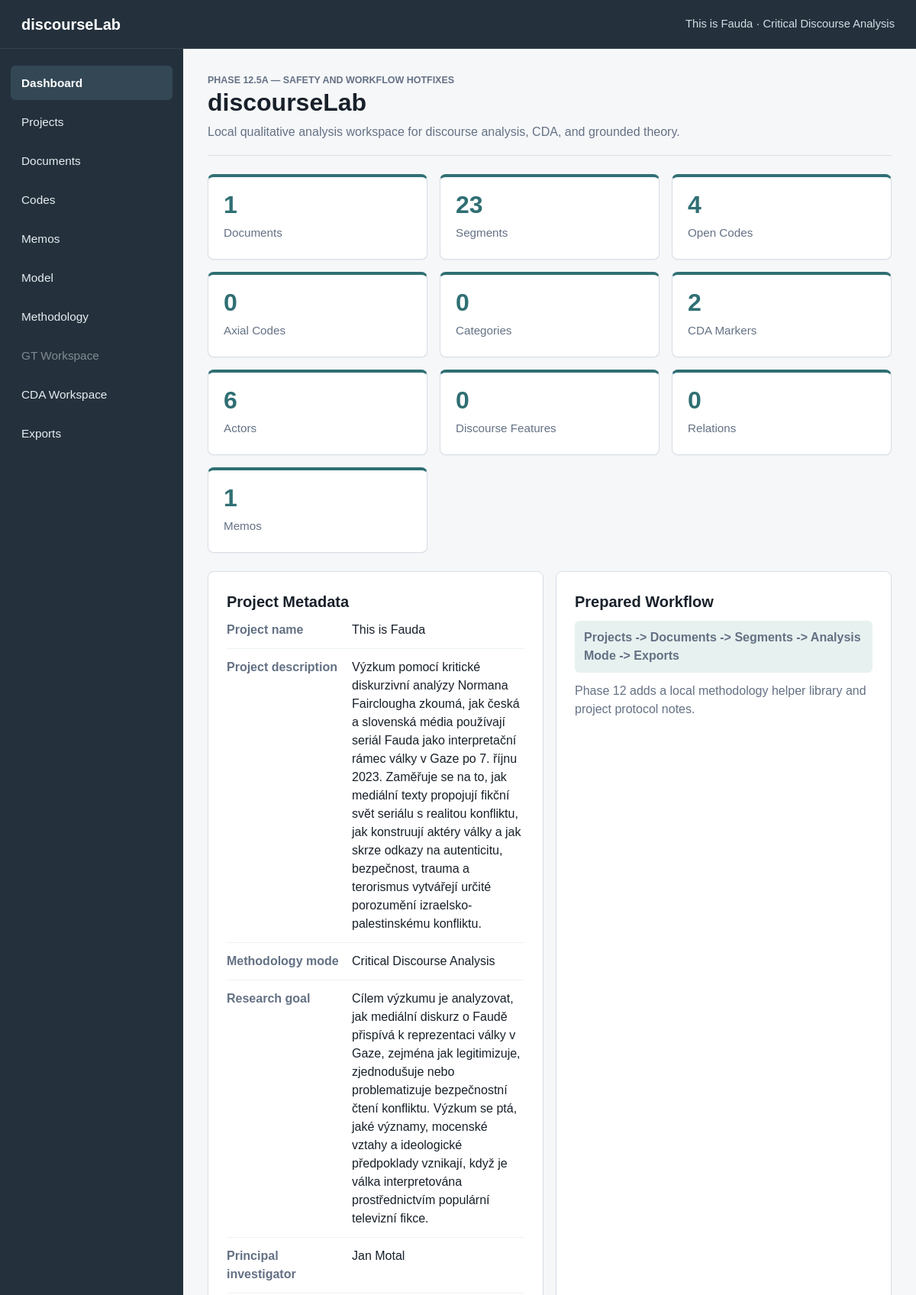
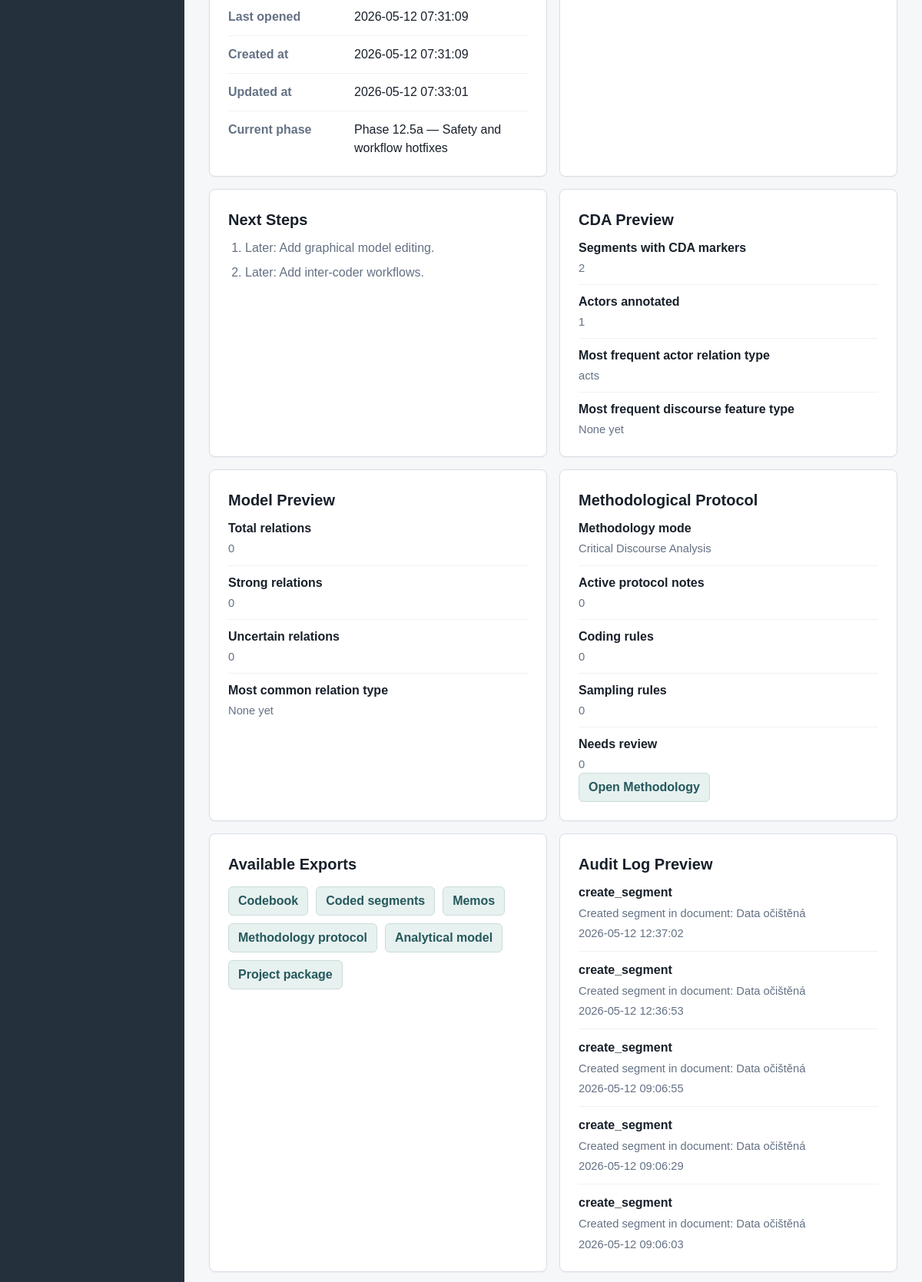
The page / (upper part) on the database its author committed (2 pictures, top to bottom).
### tables this page shows
CREATE TABLE projects (
    id INTEGER PRIMARY KEY AUTOINCREMENT,
    name TEXT NOT NULL,
    description TEXT,
    created_at TEXT NOT NULL DEFAULT CURRENT_TIMESTAMP,
    updated_at TEXT NOT NULL DEFAULT CURRENT_TIMESTAMP
, methodology_mode TEXT NOT NULL DEFAULT 'mixed', status TEXT NOT NULL DEFAULT 'active', last_opened_at TEXT, research_goal TEXT, principal_investigator TEXT);

CREATE TABLE audit_log (
    id INTEGER PRIMARY KEY AUTOINCREMENT,
    project_id INTEGER,
    entity_type TEXT NOT NULL,
    entity_id INTEGER,
    action TEXT NOT NULL,
    details TEXT,
    created_at TEXT NOT NULL DEFAULT CURRENT_TIMESTAMP,
    FOREIGN KEY (project_id) REFERENCES projects (id) ON DELETE SET NULL
);

### app.py (the view)
    @app.route("/")
    def dashboard():
        active_project = get_active_project()
        counts = get_dashboard_counts(active_project["id"])
        audit_entries = get_latest_audit_entries(active_project["id"])
        latest_documents = get_latest_documents(active_project["id"])
        latest_segments = get_latest_segments(active_project["id"])
        latest_open_codes = get_latest_open_codes(active_project["id"])
        latest_coded_segments = get_latest_coded_segments(active_project["id"])
        latest_memos = get_latest_memos(active_project["id"])
        codes_missing_definitions = get_codes_missing_definitions(active_project["id"])
        gt_preview = get_gt_structure_preview(active_project["id"])
        cda_preview = get_cda_dashboard_preview(active_project["id"])
        model_preview = get_model_dashboard_preview(active_project["id"])
        methodology_counts = get_methodology_note_counts(active_project["id"])
        return render_template(
            "dashboard.html",
            title="Dashboard",
            active_page="dashboard",
            active_project=active_project,
            counts=counts,
            audit_entries=audit_entries,
            latest_documents=latest_documents,
            latest_segments=latest_segments,
            latest_open_codes=latest_open_codes,
            latest_coded_segments=latest_coded_segments,
            latest_memos=latest_memos,
            codes_missing_definitions=codes_missing_definitions,
            gt_preview=gt_preview,
            cda_preview=cda_preview,
            model_preview=model_preview,
            methodology_counts=methodology_counts,
            current_phase=CURRENT_PHASE_LABEL,
            export_links=get_dashboard_export_links(),
            memo_type_labels=MEMO_TYPES,
            memo_status_labels=MEMO_STATUSES,
        )

### app.py (called while the page is built)
def get_db() -> sqlite3.Connection:
    if "db" not in g:
        g.db = sqlite3.connect(DATABASE)
        g.db.row_factory = sqlite3.Row
        g.db.execute("PRAGMA foreign_keys = ON")
    return g.db

def query_one(sql: str, params: tuple = ()) -> sqlite3.Row | None:
    return get_db().execute(sql, params).fetchone()

def query_all(sql: str, params: tuple = ()) -> list[sqlite3.Row]:
    return get_db().execute(sql, params).fetchall()

def get_project(project_id: int) -> sqlite3.Row | None:
    return query_one(
        """
        SELECT id, name, description, methodology_mode, status, last_opened_at,
               research_goal, principal_investigator, created_at, updated_at
        FROM projects
        WHERE id = ? AND status != 'deleted'
        """,
        (project_id,),
    )

def project_supports_gt(project: sqlite3.Row | dict) -> bool:
    return project["methodology_mode"] in {"gt", "mixed"}

def project_supports_cda(project: sqlite3.Row | dict) -> bool:
    return project["methodology_mode"] in {"cda", "mixed"}

def get_model_dashboard_preview(project_id: int) -> dict:
    top_relation = query_one(
        """
        SELECT relation_type, COUNT(*) AS count
        FROM relations
        WHERE project_id = ?
        GROUP BY relation_type
        ORDER BY count DESC, relation_type
        LIMIT 1
        """,
        (project_id,),
    )
    latest = get_relations_for_project(project_id, {}, limit=5)
    return {
        **get_model_counts(project_id),
        "top_relation_type": top_relation["relation_type"] if top_relation else "None yet",
        "latest_relations": latest,
    }

def get_latest_documents(project_id: int) -> list[sqlite3.Row]:
    return query_all(
        """
        SELECT title, file_type, created_at
        FROM documents
        WHERE project_id = ?
        ORDER BY datetime(created_at) DESC, id DESC
        LIMIT 5
        """,
        (project_id,),
    )

def get_latest_segments(project_id: int) -> list[sqlite3.Row]:
    return query_all(
        """
        SELECT
            COALESCE(segments.name, '') AS name,
            segments.selected_text,
            segments.created_at,
            documents.title AS document_title
        FROM segments
        JOIN documents ON documents.id = segments.document_id
        WHERE documents.project_id = ?
        ORDER BY datetime(segments.created_at) DESC, segments.id DESC
        LIMIT 5
        """,
        (project_id,),
    )

### templates/dashboard.html (shortened to what this page needs)
{% extends "base.html" %}
{% block content %}
<section class="page-header dashboard-title">
    <p class="eyebrow">{{ current_phase }}</p>
    <h1>discourseLab</h1>
    <p>Local qualitative analysis workspace for discourse analysis, CDA, and grounded theory.</p>
</section>
<section class="metrics-grid" aria-label="Project counts">
    <article class="metric-card">
        <span class="metric-value">{{ counts.documents }}</span>
        <span class="metric-label">Documents</span>
    </article>
    <article class="metric-card">
        <span class="metric-value">{{ counts.segments }}</span>
        <span class="metric-label">Segments</span>
    </article>
    <article class="metric-card">
        <span class="metric-value">{{ counts.open_codes }}</span>
        <span class="metric-label">Open Codes</span>
    </article>
    <article class="metric-card">
        <span class="metric-value">{{ counts.axial_codes }}</span>
        <span class="metric-label">Axial Codes</span>
    </article>
    <article class="metric-card">
        <span class="metric-value">{{ counts.categories }}</span>
        <span class="metric-label">Categories</span>
    </article>
    <article class="metric-card">
        <span class="metric-value">{{ counts.cda_markers }}</span>
        <span class="metric-label">CDA Markers</span>
    </article>
    <article class="metric-card">
        <span class="metric-value">{{ counts.actors }}</span>
        <span class="metric-label">Actors</span>
    </article>
    <article class="metric-card">
        <span class="metric-value">{{ counts.discourse_features }}</span>
        <span class="metric-label">Discourse Features</span>
    </article>
    <article class="metric-card">
        <span class="metric-value">{{ counts.relations }}</span>
        <span class="metric-label">Relations</span>
    </article>
    <article class="metric-card">
        <span class="metric-value">{{ counts.memos }}</span>
        <span class="metric-label">Memos</span>
    </article>
</section>
<section class="dashboard-grid">
    <article class="info-panel">
        <h2>Project Metadata</h2>
        <dl class="metadata-list">
            <div>
                <dt>Project name</dt>
                <dd>{{ active_project.name }}</dd>
            </div>
            <div>
                <dt>Project description</dt>
                <dd>{{ active_project.description }}</dd>
            </div>
            <div>
                <dt>Methodology mode</dt>
                <dd>{{ methodology_mode_labels[active_project.methodology_mode] }}</dd>
            </div>
            <div>
                <dt>Research goal</dt>
                <dd>{{ active_project.research_goal or "No research goal" }}</dd>
            </div>
            <div>
                <dt>Principal investigator</dt>
                <dd>{{ active_project.principal_investigator or "Not specified" }}</dd>
            </div>
            <div>
                <dt>Last opened</dt>
                <dd>{{ active_project.last_opened_at or "Not recorded" }}</dd>
            </div>
            <div>
                <dt>Created at</dt>
                <dd>{{ active_project.created_at }}</dd>
            </div>
            <div>
                <dt>Updated at</dt>
                <dd>{{ active_project.updated_at }}</dd>
            </div>
            <div>
                <dt>Current phase</dt>
                <dd>{{ current_phase }}</dd>
            </div>
        </dl>
    </article>
    <article class="info-panel">
        <h2>Prepared Workflow</h2>
        <p class="workflow-line">Projects -> Documents -> Segments -> Analysis Mode -> Exports</p>
        <p>
            Phase 12 adds a local methodology helper library and project protocol notes.
        </p>
    </article>
    <article class="info-panel">
        <h2>Next Steps</h2>
        <ol class="next-steps">
            <li>Later: Add graphical model editing.</li>
            <li>Later: Add inter-coder workflows.</li>
        </ol>
    </article>
    <article class="info-panel">
        <h2>CDA Preview</h2>
        <ul class="compact-list">
            <li><span>Segments with CDA markers</span><span>{{ cda_preview.segments_with_markers }}</span></li>
            <li><span>Actors annotated</span><span>{{ cda_preview.actors_annotated }}</span></li>
            <li><span>Most frequent actor relation type</span><span>{{ cda_preview.top_relation_type }}</span></li>
            <li><span>Most frequent discourse feature type</span><span>{{ cda_preview.top_feature_type }}</span></li>
        </ul>
    </article>
    <article class="info-panel">
        <h2>Model Preview</h2>
        <ul class="compact-list">
            <li><span>Total relations</span><span>{{ model_preview.total }}</span></li>
            <li><span>Strong relations</span><span>{{ model_preview.strong }}</span></li>
            <li><span>Uncertain relations</span><span>{{ model_preview.uncertain }}</span></li>
            <li><span>Most common relation type</span><span>{{ model_preview.top_relation_type }}</span></li>
        </ul>
    </article>
    <article class="info-panel">
        <h2>Methodological Protocol</h2>
        <ul class="compact-list">
            <li><span>Methodology mode</span><span>{{ methodology_mode_labels[active_project.methodology_mode] }}</span></li>
            <li><span>Active protocol notes</span><span>{{ methodology_counts.active_protocol }}</span></li>
            <li><span>Coding rules</span><span>{{ methodology_counts.coding_rules }}</span></li>
            <li><span>Sampling rules</span><span>{{ methodology_counts.sampling_rules }}</span></li>
            <li><span>Needs review</span><span>{{ methodology_counts.needs_review }}</span></li>
        </ul>
        <a class="button-secondary" href="{{ url_for('methodology') }}">Open Methodology</a>
    </article>
    <article class="info-panel">
        <h2>Available Exports</h2>
        <div class="link-row">
            {% for export_link in export_links %}
                <a class="button-secondary" href="{{ url_for(export_link.endpoint) }}">{{ export_link.label }}</a>
            {% endfor %}
        </div>
    </article>
    <article class="info-panel">
        <h2>Audit Log Preview</h2>
        {% if audit_entries %}
            <ul class="audit-list">
                {% for entry in audit_entries %}
                    <li>
                        <span class="audit-action">{{ entry.action }}</span>
                        <span class="audit-details">{{ entry.details }}</span>
                        <span class="audit-time">{{ entry.created_at }}</span>
                    </li>
                {% endfor %}
            </ul>
        {% else %}
            <p>No audit log entries yet.</p>
        {% endif %}
    </article>
</section>
{% endblock %}

### templates/base.html (shortened to what this page needs)
<!doctype html>
<html lang="en">
<head>
    <link rel="stylesheet" href="{{ url_for('static', filename='style.css') }}">
</head>
<body>
    <div class="app-shell">
        <header class="topbar">
            <div class="app-name">discourseLab</div>
            <div class="app-context">
                {{ active_project.name if active_project else "No active project" }}
                {% if active_project %}· {{ methodology_mode_labels[active_project.methodology_mode] }}{% endif %}
            </div>
        </header>
        <aside class="sidebar" aria-label="Main navigation">
            <nav class="sidebar-nav">
                <a href="{{ url_for('dashboard') }}" class="{{ 'active' if active_page == 'dashboard' else '' }}">Dashboard</a>
                <a href="{{ url_for('projects') }}" class="{{ 'active' if active_page == 'projects' else '' }}">Projects</a>
                <a href="{{ url_for('documents') }}" class="{{ 'active' if active_page == 'documents' else '' }}">Documents</a>
                <a href="{{ url_for('codes') }}" class="{{ 'active' if active_page == 'codes' else '' }}">Codes</a>
                <a href="{{ url_for('memos') }}" class="{{ 'active' if active_page == 'memos' else '' }}">Memos</a>
                <a href="{{ url_for('model_builder') }}" class="{{ 'active' if active_page == 'model' else '' }}">Model</a>
                <a href="{{ url_for('methodology') }}" class="{{ 'active' if active_page == 'methodology' else '' }}">Methodology</a>
                {% if supports_gt %}
                    <a href="{{ url_for('gt_workspace') }}" class="{{ 'active' if active_page == 'gt' else '' }}">GT Workspace</a>
                {% else %}
                    <span class="nav-disabled">GT Workspace</span>
                {% endif %}
                {% if supports_cda %}
                    <a href="{{ url_for('cda_workspace') }}" class="{{ 'active' if active_page == 'cda' else '' }}">CDA Workspace</a>
                {% else %}
                    <span class="nav-disabled">CDA Workspace</span>
                {% endif %}
                <a href="{{ url_for('exports') }}" class="{{ 'active' if active_page == 'exports' else '' }}">Exports</a>
            </nav>
        </aside>
        <main class="content">
            {% block content %}{% endblock %}
        </main>
    </div>
</body>
</html>

### rows shown on the page
projects: name "This is Fauda", methodology_mode "Critical Discourse Analysis", description "Výzkum pomocí kritické diskurzivní analýzy Normana Fairclougha zkoumá, jak česká a slovenská média používají seriál Fauda jako interpretační rámec války v Gaze po 7. říjnu 2023. Zaměřuje se na to, jak mediální texty propojují fikční svět seriálu s realitou konfliktu, jak konstruují aktéry války a jak skrze odkazy na autenticitu, bezpečnost, trauma a terorismus vytvářejí určité porozumění izraelsko-palestinskému konfliktu.", research_goal "Cílem výzkumu je analyzovat, jak mediální diskurz o Faudě přispívá k reprezentaci války v Gaze, zejména jak legitimizuje, zjednodušuje nebo problematizuje bezpečnostní čtení konfliktu. Výzkum se ptá, jaké významy, mocenské vztahy a ideologické předpoklady vznikají, když je válka interpretována prostřednictvím populární televizní fikce.", principal_investigator "Jan Motal", last_opened_at "2026-05-12 07:31:09", created_at "2026-05-12 07:31:09", updated_at "2026-05-12 07:33:01"
audit_log: action "create_segment", details "Created segment in document: Data očištěná", created_at "2026-05-12 12:37:02"
audit_log: action "create_segment", details "Created segment in document: Data očištěná", created_at "2026-05-12 12:36:53"
audit_log: action "create_segment", details "Created segment in document: Data očištěná", created_at "2026-05-12 09:06:55"
audit_log: action "create_segment", details "Created segment in document: Data očištěná", created_at "2026-05-12 09:06:29"
audit_log: action "create_segment", details "Created segment in document: Data očištěná", created_at "2026-05-12 09:06:03"

### other values the page prints
{{ current_phase }} "PHASE 12.5A — SAFETY AND WORKFLOW HOTFIXES"
{{ counts.documents }} "1"
{{ counts.segments }} "23"
{{ counts.open_codes }} "4"
{{ counts.axial_codes }} "0"
{{ counts.categories }} "0"
{{ counts.cda_markers }} "2"
{{ counts.actors }} "6"
{{ counts.discourse_features }} "0"
{{ counts.relations }} "0"
{{ counts.memos }} "1"
{{ current_phase }} "Phase 12.5a — Safety and workflow hotfixes"
{{ cda_preview.segments_with_markers }} "2"
{{ cda_preview.actors_annotated }} "1"
{{ cda_preview.top_relation_type }} "acts"
